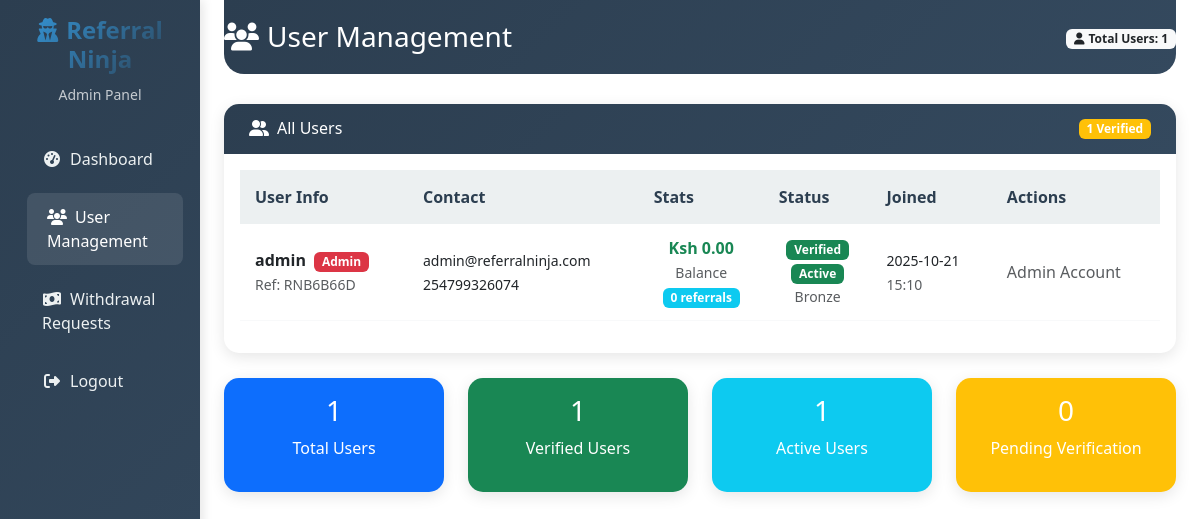
Before: /admin/users (signed in) with the older database file.
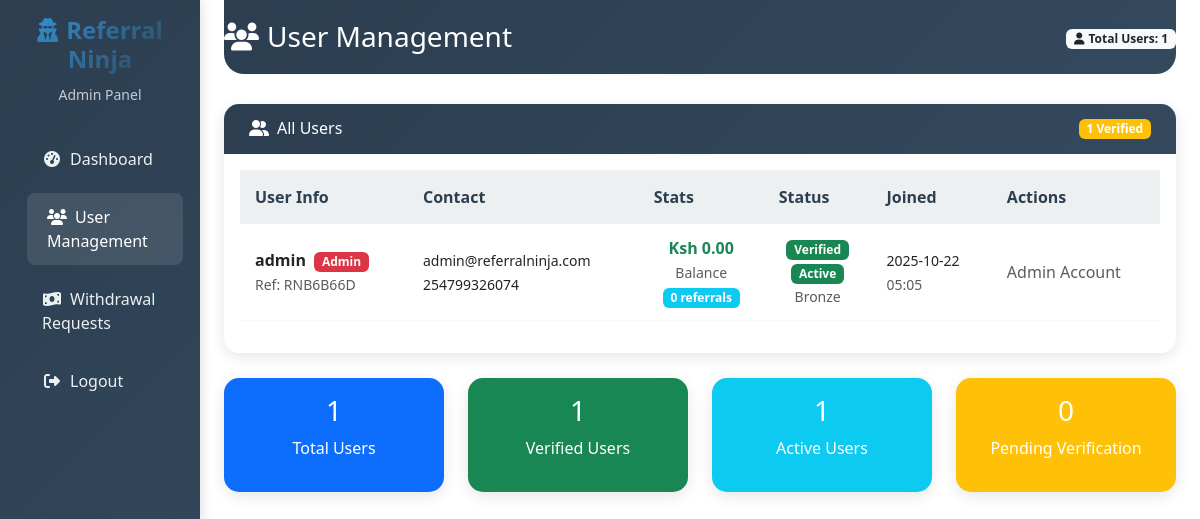
After: the same page with the newer database file.
### app.py (models this page shows, shortened)
class User(UserMixin, db.Model):
    id = db.Column(db.Integer, primary_key=True)
    username = db.Column(db.String(80), unique=True, nullable=False)
    email = db.Column(db.String(120), unique=True, nullable=False)
    password_hash = db.Column(db.String(200), nullable=False)
    phone_number = db.Column(db.String(20), unique=True, nullable=False)
    balance = db.Column(db.Float, default=0.0)
    referral_code = db.Column(db.String(10), unique=True)
    referred_by = db.Column(db.String(10))
    referral_balance = db.Column(db.Float, default=0.0)
    total_earned = db.Column(db.Float, default=0.0)
    total_withdrawn = db.Column(db.Float, default=0.0)
    referral_count = db.Column(db.Integer, default=0)
    is_admin = db.Column(db.Boolean, default=False)
    is_verified = db.Column(db.Boolean, default=False)
    is_active = db.Column(db.Boolean, default=True)
    created_at = db.Column(db.DateTime, default=lambda: datetime.now(timezone.utc))
    user_rank = db.Column(db.String(20), default='Bronze')
    total_commission = db.Column(db.Float, default=0.0)
    referral_source = db.Column(db.String(20), default='direct')
    reset_token = db.Column(db.String(100), unique=True)
    reset_token_expires = db.Column(db.DateTime)

### app.py (the view)
@app.route('/admin/users')
@login_required
def admin_users():
    if not current_user.is_admin:
        flash('Access denied. Admin privileges required.', 'error')
        return redirect(url_for('dashboard'))
    users = User.query.all()
    for user in users:
        user.referral_count = Referral.query.filter_by(referrer_id=user.id).count()
        user.pending_withdrawals = Transaction.query.filter_by(
            user_id=user.id,
            transaction_type='withdrawal',
            status='pending'
        ).count()
    return render_template('admin_users.html', users=users)

### app.py (called while the page is built)
@app.context_processor
def utility_processor():
    return {
        'abs': abs,
        'min': min,
        'max': max,
        'round': round,
        'len': len
    }

@app.context_processor
def inject_now():
    return {'now': datetime.now(timezone.utc)}

@login_manager.user_loader
def load_user(user_id):
    try:
        return db.session.get(User, int(user_id))
    except Exception as e:
        print(f"Error loading user {user_id}: {e}")
        return None

@app.before_request
def before_request():
    try:
        db.session.execute(text('SELECT 1'))
    except Exception as e:
        print(f"Database connection error: {e}")
        db.session.rollback()

### templates/admin_users.html (shortened to what this page needs)
<!DOCTYPE html>
<html lang="en">
<head>
    <link href="https://cdn.jsdelivr.net/npm/bootstrap@5.3.0/dist/css/bootstrap.min.css" rel="stylesheet">
    <link rel="stylesheet" href="https://cdnjs.cloudflare.com/ajax/libs/font-awesome/6.4.0/css/all.min.css">
</head>
<body>
    <div class="container-fluid">
        <div class="row">
            <nav class="col-md-3 col-lg-2 d-md-block sidebar collapse">
                <div class="position-sticky pt-3">
                    <div class="text-center mb-4">
                        <h4 class="logo-text">
                            <i class="fas fa-user-secret me-2"></i>Referral Ninja
                        </h4>
                        <small class="text-light opacity-75">Admin Panel</small>
                    </div>
                    <ul class="nav flex-column">
                        <li class="nav-item">
                            <a class="nav-link" href="{{ url_for('admin_dashboard') }}">
                                <i class="fas fa-tachometer-alt me-2"></i>Dashboard
                            </a>
                        </li>
                        <li class="nav-item">
                            <a class="nav-link active" href="{{ url_for('admin_users') }}">
                                <i class="fas fa-users me-2"></i>User Management
                            </a>
                        </li>
                        <li class="nav-item">
                            <a class="nav-link" href="{{ url_for('admin_withdrawals') }}">
                                <i class="fas fa-money-bill-wave me-2"></i>Withdrawal Requests
                            </a>
                        </li>
                        <li class="nav-item">
                            <a class="nav-link" href="{{ url_for('logout') }}">
                                <i class="fas fa-sign-out-alt me-2"></i>Logout
                            </a>
                        </li>
                    </ul>
                </div>
            </nav>
            <main class="col-md-9 ms-sm-auto col-lg-10 px-md-4">
                <div class="main-header">
                    <div class="d-flex justify-content-between align-items-center">
                        <h1 class="h3 mb-0">
                            <i class="fas fa-users me-2"></i>User Management
                        </h1>
                        <div class="text-end">
                            <span class="badge bg-light text-dark">
                                <i class="fas fa-user me-1"></i>Total Users: {{ users|length }}
                            </span>
                        </div>
                    </div>
                </div>
                <div class="card">
                    <div class="card-header d-flex justify-content-between align-items-center">
                        <h6 class="m-0 font-weight-bold">
                            <i class="fas fa-user-friends me-2"></i>All Users
                        </h6>
                        <span class="badge bg-warning">
                            {{ users|selectattr('is_verified')|list|length }} Verified
                        </span>
                    </div>
                    <div class="card-body">
                        {% if users %}
                            <div class="table-responsive">
                                <table class="table table-hover">
                                    <thead>
                                        <tr>
                                            <th>User Info</th>
                                            <th>Contact</th>
                                            <th>Stats</th>
                                            <th>Status</th>
                                            <th>Joined</th>
                                            <th>Actions</th>
                                        </tr>
                                    </thead>
                                    <tbody>
                                        {% for user in users %}
                                        <tr>
                                            <td>
                                                <div>
                                                    <strong>{{ user.username }}</strong>
                                                    {% if user.is_admin %}
                                                        <span class="badge bg-danger ms-1">Admin</span>
                                                    {% endif %}
                                                    <br>
                                                    <small class="text-muted">Ref: {{ user.referral_code }}</small>
                                                </div>
                                            </td>
                                            <td>
                                                <div>
                                                    <small>{{ user.email }}</small>
                                                    <br>
                                                    <small>{{ user.phone_number }}</small>
                                                </div>
                                            </td>
                                            <td>
                                                <div class="text-center">
                                                    <div class="fw-bold text-success">Ksh {{ "%.2f"|format(user.balance) }}</div>
                                                    <small class="text-muted">Balance</small>
                                                    <br>
                                                    <span class="badge bg-info">{{ user.referral_count }} referrals</span>
                                                </div>
                                            </td>
                                            <td>
                                                <div class="text-center">
                                                    {% if user.is_verified %}
                                                        <span class="badge bg-success">Verified</span>
                                                    {% else %}
                                                        <span class="badge bg-warning">Unverified</span>
                                                    {% endif %}
                                                    <br>
                                                    {% if user.is_active %}
                                                        <span class="badge bg-success">Active</span>
                                                    {% else %}
                                                        <span class="badge bg-danger">Inactive</span>
                                                    {% endif %}
                                                    <br>
                                                    <small class="text-muted">{{ user.user_rank }}</small>
                                                </div>
                                            </td>
                                            <td>
                                                <small>{{ user.created_at.strftime('%Y-%m-%d') }}</small>
                                                <br>
                                                <small class="text-muted">{{ user.created_at.strftime('%H:%M') }}</small>
                                            </td>
                                            <td>
                                                {% if not user.is_admin %}
                                                    <div class="btn-group-vertical btn-group-sm">
                                                        <button class="btn btn-{{ 'danger' if user.is_active else 'success' }}"
                                                                onclick="toggleUserStatus({{ user.id }})"
                                                                title="{{ 'Deactivate' if user.is_active else 'Activate' }} User">
                                                            <i class="fas fa-{{ 'user-slash' if user.is_active else 'user-check' }}"></i>
                                                            {{ 'Deactivate' if user.is_active else 'Activate' }}
                                                        </button>
                                                        {% if not user.is_verified %}
                                                            <button class="btn btn-warning mt-1"
                                                                    onclick="verifyUser({{ user.id }})"
                                                                    title="Verify User">
                                                                <i class="fas fa-check-circle"></i> Verify
                                                            </button>
                                                        {% endif %}
                                                    </div>
                                                {% else %}
                                                    <span class="text-muted">Admin Account</span>
                                                {% endif %}
                                            </td>
                                        </tr>
                                        {% endfor %}
                                    </tbody>
                                </table>
                            </div>
                        {% else %}
                            <div class="text-center py-4">
                                <i class="fas fa-users fa-3x text-muted mb-3"></i>
                                <p class="text-muted">No users found in the system</p>
                            </div>
                        {% endif %}
                    </div>
                </div>
                <div class="row mt-4">
                    <div class="col-md-3">
                        <div class="card bg-primary text-white">
                            <div class="card-body text-center">
                                <h3>{{ users|length }}</h3>
                                <p>Total Users</p>
                            </div>
                        </div>
                    </div>
                    <div class="col-md-3">
                        <div class="card bg-success text-white">
                            <div class="card-body text-center">
                                <h3>{{ users|selectattr('is_verified')|list|length }}</h3>
                                <p>Verified Users</p>
                            </div>
                        </div>
                    </div>
                    <div class="col-md-3">
                        <div class="card bg-info text-white">
                            <div class="card-body text-center">
                                <h3>{{ users|selectattr('is_active')|list|length }}</h3>
                                <p>Active Users</p>
                            </div>
                        </div>
                    </div>
                    <div class="col-md-3">
                        <div class="card bg-warning text-white">
                            <div class="card-body text-center">
                                <h3>{{ users|rejectattr('is_verified')|list|length }}</h3>
                                <p>Pending Verification</p>
                            </div>
                        </div>
                    </div>
                </div>
            </main>
        </div>
    </div>
</body>
</html>

### templates/admin_users.html (style rules this page uses)
:root { --primary-color: #2c3e50; --secondary-color: #3498db; --accent-color: #e74c3c; --success-color: #27ae60; --warning-color: #f39c12; --info-color: #2980b9; --dark-color: #34495e; --light-color: #ecf0f1; }
.sidebar { min-height: 100vh; background: linear-gradient(135deg, var(--primary-color) 0%, var(--dark-color) 100%); box-shadow: 3px 0 10px rgba(0,0,0,0.1); }
.sidebar .nav-link { color: var(--light-color); padding: 12px 20px; margin: 5px 10px; border-radius: 8px; transition: all 0.3s ease; }
.sidebar .nav-link:hover, .sidebar .nav-link.active { background-color: rgba(255,255,255,0.1); color: white; transform: translateX(5px); }
.sidebar .nav-link i { width: 20px; text-align: center; }
.main-header { background: linear-gradient(135deg, var(--primary-color), var(--dark-color)); color: white; padding: 20px 0; margin-bottom: 30px; border-radius: 0 0 20px 20px; }
.card { border: none; border-radius: 15px; box-shadow: 0 4px 15px rgba(0,0,0,0.1); margin-bottom: 25px; }
.card-header { background: linear-gradient(135deg, var(--primary-color), var(--dark-color)); color: white; border-radius: 15px 15px 0 0 !important; padding: 15px 25px; border: none; }
.table th { background-color: var(--light-color); color: var(--primary-color); font-weight: 600; border: none; padding: 15px; }
.table td { padding: 12px 15px; vertical-align: middle; border-color: #f8f9fa; }
.logo-text { font-weight: 700; font-size: 1.5rem; background: linear-gradient(135deg, #3498db, #2c3e50); -webkit-background-clip: text; -webkit-text-fill-color: transparent; background-clip: text; }

Changed rows visible on the page:
changed User "admin": created_at "2025-10-21" → "2025-10-22"; created_at "15:10" → "05:05"
